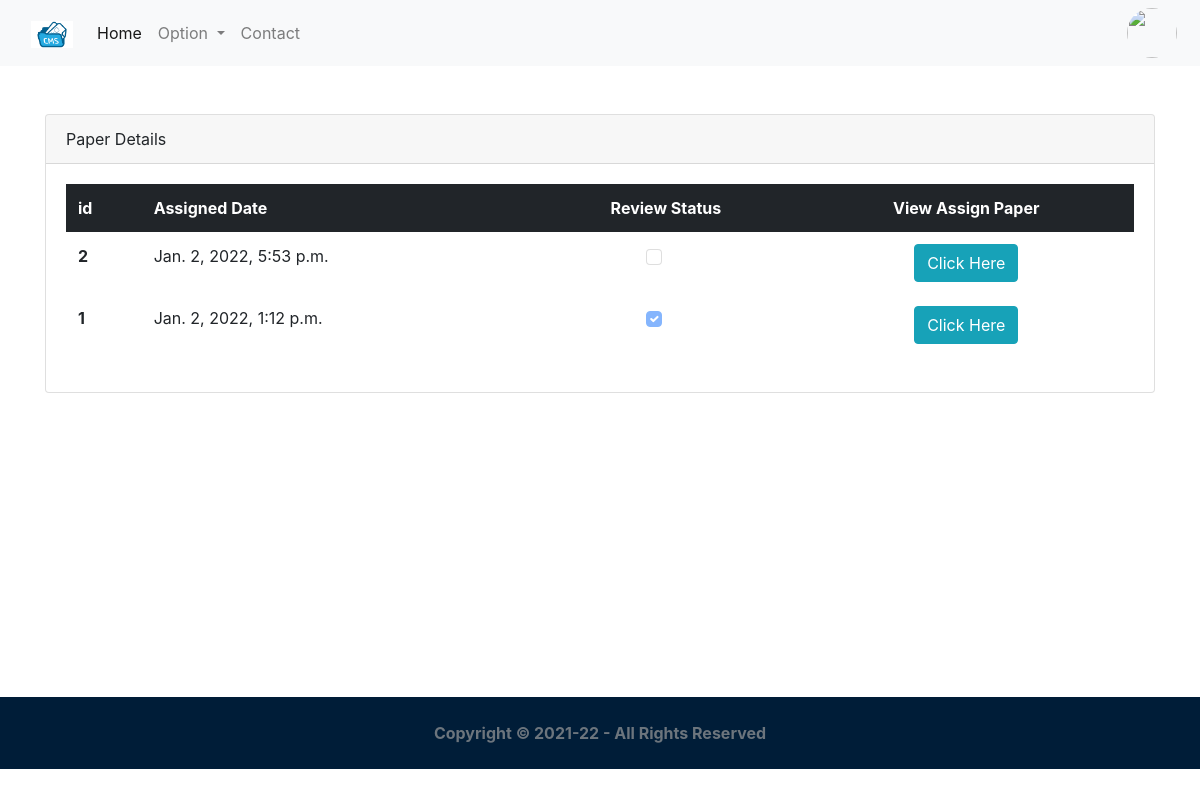
Page /feed/reviewer/view_all/ (signed in) on the earlier database version.
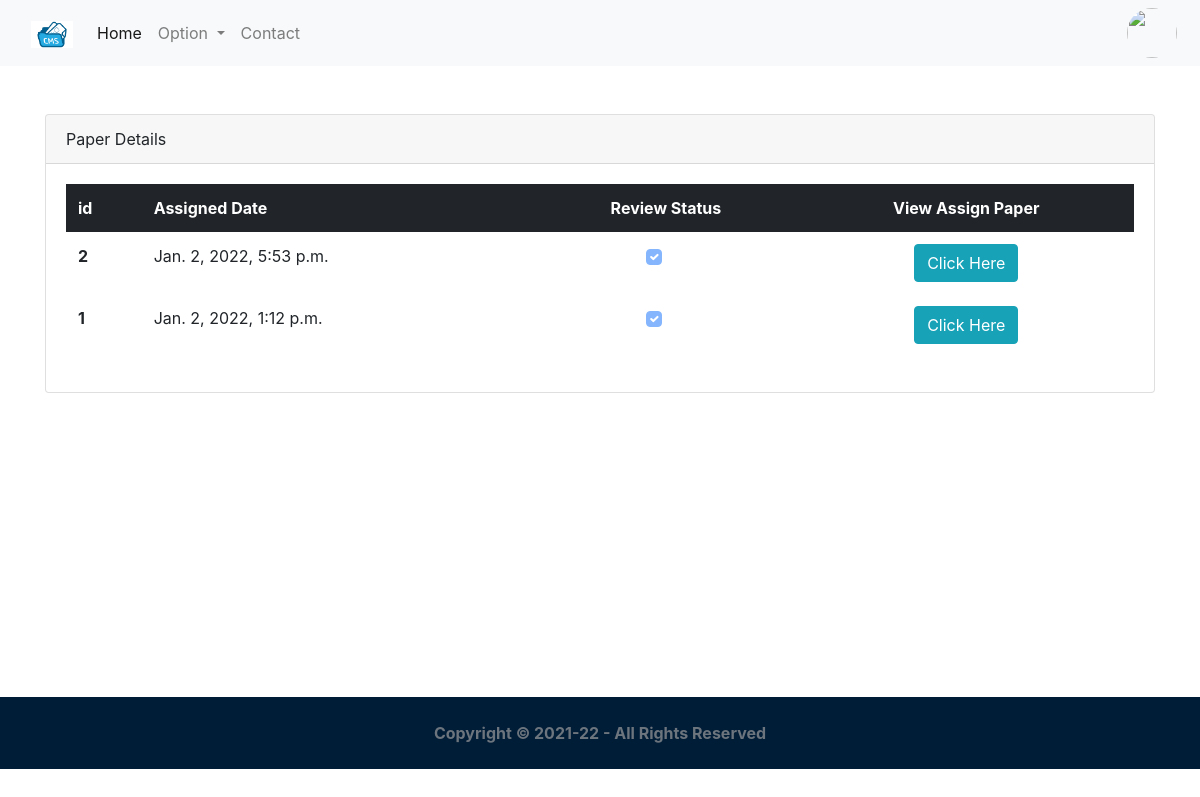
Same page on the later database version.
### core/models.py (models this page shows, shortened)
class PaperAssign(models.Model):
	review = models.ForeignKey(Reviewer,related_name='assigned_paper',on_delete=models.CASCADE)
	created_on = models.DateTimeField(auto_now_add=True)
	updated_on = models.DateTimeField(auto_now=True)
	assign_paper = models.OneToOneField(Paper,related_name='paper_assign',on_delete=models.CASCADE)
	is_review = models.BooleanField(default=False)
	class Meta:
		ordering = ['-created_on']

### core/views.py (the view)
# urls.py: path('feed/reviewer/view_all/',login_required(ViewAll.as_view()),name='view_all_view'),
class ViewAll(View):
	template_name = 'core/viewallreview.html'
	def get(self,request):
		obj=PaperAssign.objects.filter(review=request.user.reviewer.id)
		pp=obj.exists()
		if pp:
			obj1=request.user.reviewer.assigned_paper.select_related('assign_paper').annotate(paper=F('assign_paper')).values_list('paper',flat=True)
			context={'mylist': zip(obj, obj1)}
			return render(request,self.template_name,context)
		messages.error(request,"No Any Paper Assigned !",extra_tags="error")
		return render(request,self.template_name)

### core/templates/core/viewallreview.html (shortened to what this page needs)
{% extends 'core/base1.html' %}
{% load static %}
{% block content %}
<div class="container">
    <div class="card mt-5">
          <div class="card-header">
            Paper Details
          </div>
          <div class="card-body">
            <table class="table  table-borderless">
              <thead class="table-dark">
                <tr>
                  <th scope="col">id</th>
                  <th scope="col" >Assigned Date</th>
                  <th scope="col" class="text-center">Review Status</th>
                  <th scope="col"  class="text-center">View Assign Paper</th>
                </tr>
              </thead>
              <tbody>
                {% for x,y in mylist %}
                <tr>
                  <th scope="row">{{x.id}}</th>
                  <td>{{x.created_on}}</td>
                  <td class="text-center">
                    {% if x.is_review %}
                      <input class="form-check-input " type="checkbox"  checked disabled>
                    {% else %}
                    <input class="form-check-input " type="checkbox"  disabled>
                    {% endif %}
                  </td>
                  <td class="text-center"><a href="{% url 'update_review_view' y %}"  target="_blank_" class="btn btn-info ">Click Here</a></td>
                </tr>
                {% endfor %}
                </tbody>
            </table>
          </div>
        </div>
</div>
<div style="height:38vh;">
    </div>
{% endblock %}

Differences in the rows shown:
changed PaperAssign "Jan. 2, 2022, 5:53 p.m.": value "☐" → "☑"
